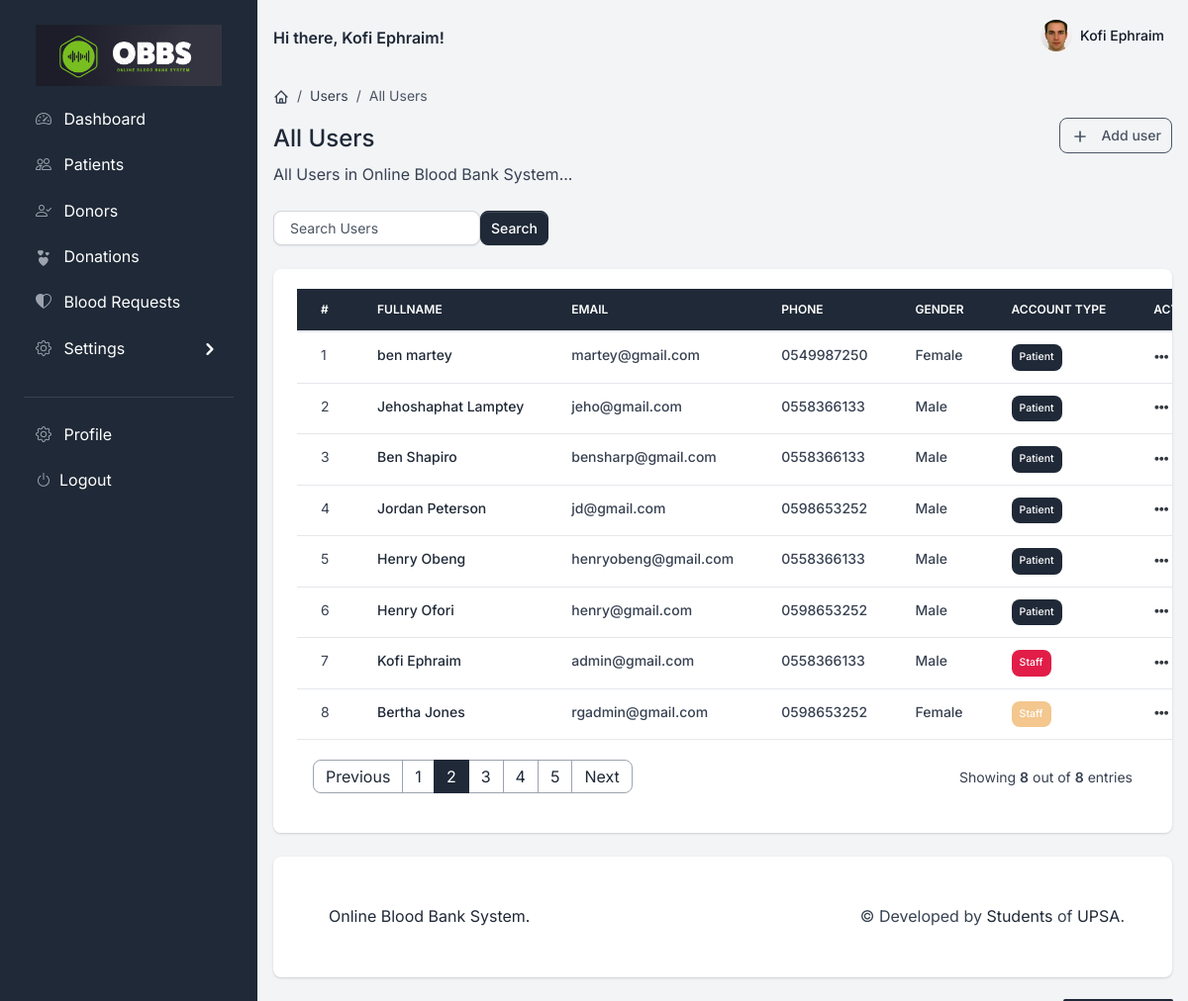
The app's page /dashboard/users/ (signed in) with its own data.
### accounts/models.py (models this page shows)
class User(AbstractBaseUser, PermissionsMixin):
    email = models.EmailField(max_length=255, unique=True)
    fullname = models.CharField(max_length=255, blank=True, null=True)
    phone = models.CharField(max_length=15, blank=True, null=True)
    gender = models.CharField(max_length=15, blank=True, null=True)
    profile_image = models.ImageField(
        upload_to='profile_images', blank=True, null=True)
    is_active = models.BooleanField(default=True)
    is_staff = models.BooleanField(default=False)
    is_superuser = models.BooleanField(default=False)
    is_patient = models.BooleanField(default=False)
    created_by_staff = models.BooleanField(default=False)
    created_at = models.DateTimeField(auto_now_add=True)
    def get_fullname(self):
        return self.fullname if self.fullname else self.email
    objects = AccountManager()
    USERNAME_FIELD = 'email'
    def get_user_type_color(self) -> str:
        if self.is_superuser:
            return 'danger'
        elif self.is_staff:
            return 'warning'
        else:
            return 'primary'
    def __str__(self):
        return self.get_fullname()
    class Meta:
        db_table = 'user'
        permissions = [
            ("view_profile", "Can view profile"),
            ("view_setting", "Can view setting"),
            ("change_profile", "Can update profile"),
            ("reset_password", "Can reset password"),
            ("add_user_to_group", "Can add user to group"),
            ("add_patient", "Can add patient"),
            ("change_patient", "Can update patient"),
            ("add_permission_to_user", "Can add permission to user"),
        ]

### dashboard/views/users.py (the view)
# urls.py: path("users/", views.UsersListView.as_view(), name="users"),
class UsersListView(PermissionRequiredMixin, View):
    permission_required = ['accounts.view_user']
    template = 'dashboard/users.html'
    def get(self, request, *args, **kwargs):
        users = User.objects.all().order_by('-id')
        context = {
            'users': users,
            'total_users': users.count(),
        }
        return render(request, self.template, context)

### dashboard/templates/dashboard/users.html (shortened to what this page needs)
{% extends "base/base.html" %}
{% load static %}
{% block content %}
<div class="d-flex justify-content-between flex-wrap flex-md-nowrap align-items-center py-4">
    <div class="d-block mb-4 mb-md-0">
        <nav aria-label="breadcrumb" class="d-none d-md-inline-block">
            <ol class="breadcrumb breadcrumb-dark breadcrumb-transparent">
                <li class="breadcrumb-item">
                    <a href="#">
                    </a>
                </li>
                <li class="breadcrumb-item"><a href="#">Users</a></li>
                <li class="breadcrumb-item active" aria-current="page">All Users</li>
            </ol>
        </nav>
        <h2 class="h4">All Users</h2>
        <p class="mb-0">All Users in Online Blood Bank System...</p>
    </div>
    {% if perms.accounts.add_user %}
    <div class="btn-toolbar mb-2 mb-md-0">
        <div class="btn-user ms-2 ms-lg-3">
            <a href="{% url 'dashboard:create_update_user' %}" class="btn btn-sm btn-outline-gray-600">
                <svg class="icon icon-xs me-2" fill="none" stroke="currentColor" viewBox="0 0 24 24"
                    xmlns="http://www.w3.org/2000/svg">
                    <path stroke-linecap="round" stroke-linejoin="round" stroke-width="2"
                        d="M12 6v6m0 0v6m0-6h6m-6 0H6">
                    </path>
                </svg>
                Add user
            </a>
        </div>
    </div>
    {% endif %}
</div>
<div class="table-settings mb-4">
    <div class="row align-items-center justify-content-between">
        {% if perms.accounts.view_user %}
        <div class="col col-md-6 col-lg-3 col-xl-4">
            <div class="input-user me-2 me-lg-3 fmxw-400">
                <form action="{% url 'dashboard:search_user' %}">
                    <div class="row">
                        <div class="col-9 mx-0" style="padding-right: 0;">
                            <input type="text" class="form-control" name="q" placeholder="Search Users">
                        </div>
                        <div class="col-3 mx-0" style="padding-left: 0;">
                            <span><button class="btn btn-sm btn-primary">Search</button></span>
                        </div>
                    </div>
                </form>
            </div>
        </div>
        {% endif %}
    </div>
</div>
<div class="card card-body border-0 shadow table-wrapper table-responsive">
    <table class="table table-hover">
        <thead class="table-dark">
            <tr>
                <th class="border-gray-200">#</th>
                <th class="border-gray-200">Fullname</th>
                <th class="border-gray-200">Email</th>
                <th class="border-gray-200">Phone</th>
                <th class="border-gray-200">Gender</th>
                <th class="border-gray-200">Account Type</th>
                <th class="border-gray-200">Action</th>
            </tr>
        </thead>
        <tbody>
            {% if users %}
            {% for user in users %}
            <tr>
                <td>
                    {{forloop.counter}}
                </td>
                <td>
                    <a href="#" class="fw-bold">
                        {{user.get_fullname}}
                    </a>
                </td>
                <td><span class="fw-bold">{{user.email}}</span></td>
                <td><span class="fw-bold">{{user.phone}}</span></td>
                <td><span class="fw-bold">{{user.gender}}</span></td>
                <td><span class="badge bg-{{user.get_user_type_color}} p-2 fw-bold">
                        {% if user.is_patient %} Patient {% elif user.is_staff %} Staff {% elif user.is_superuser %}
                        Superuser {% else %} None {% endif %}
                    </span></td>
                <td>
                    <div class="btn-user">
                        <button class="btn btn-link text-dark dropdown-toggle dropdown-toggle-split m-0 p-0"
                            data-bs-toggle="dropdown" aria-haspopup="true" aria-expanded="false">
                            <span class="icon icon-sm">
                                <span class="fas fa-ellipsis-h icon-dark"></span>
                            </span>
                        </button>
                    </div>
                </td>
            </tr>
            {% endfor %}
            {% else %}
            <tr>
                <td colspan="7">
                    <p class="text-center">No User Added Yet</p>
                </td>
            </tr>
            {% endif %}
        </tbody>
    </table>
    <div class="card-footer px-3 border-0 d-flex flex-column flex-lg-row align-items-center justify-content-between">
        <nav aria-label="Page navigation example">
            <ul class="pagination mb-0">
                <li class="page-item">
                    <a class="page-link" href="#">Previous</a>
                </li>
                <li class="page-item">
                    <a class="page-link" href="#">1</a>
                </li>
                <li class="page-item active">
                    <a class="page-link" href="#">2</a>
                </li>
                <li class="page-item">
                    <a class="page-link" href="#">3</a>
                </li>
                <li class="page-item">
                    <a class="page-link" href="#">4</a>
                </li>
                <li class="page-item">
                    <a class="page-link" href="#">5</a>
                </li>
                <li class="page-item">
                    <a class="page-link" href="#">Next</a>
                </li>
            </ul>
        </nav>
        <div class="fw-normal small mt-4 mt-lg-0">Showing <b>{{total_users}}</b> out of
            <b>{{total_users}}</b>
            entries</div>
    </div>
</div>
{% endblock content %}

### dashboard/templates/includes/navigation.html (shortened to what this page needs)
{% load static %}
<nav class="navbar navbar-top navbar-expand navbar-dashboard navbar-dark ps-0 pe-2 pb-0">
  <div class="container-fluid px-0">
    <div class="d-flex justify-content-between w-100" id="navbarSupportedContent">
      <div class="d-flex align-items-center text-primary">
        <b>Hi there, {{request.user.get_fullname}}!</b>
      </div>
      <ul class="navbar-nav align-items-center">
        <li class="nav-item dropdown ms-lg-3">
          <a class="nav-link dropdown-toggle pt-1 px-0" href="#" role="button" data-bs-toggle="dropdown"
            aria-expanded="false">
            <div class="media d-flex align-items-center">
              <img class="avatar rounded-circle"
                src="{% if request.user.profile_image %} {{ request.user.profile_image.url }} {% else %} {% static '/assets/img/team/profile-picture-3.jpg' %} {% endif %} "
                class="avatar-xl rounded-circle mx-auto mt-n7 mb-4" alt="Neil Portrait">
              <div class="media-body ms-2 text-dark align-items-center d-none d-lg-block">
                <span class="mb-0 font-small fw-bold text-gray-900">
                  {% if request.user.get_fullname %}
                  <strong>{{ request.user.get_fullname }}</strong>
                  {% else %}
                  <strong>Guest</strong>
                  {% endif %}
                </span>
              </div>
            </div>
          </a>
        </li>
      </ul>
    </div>
  </div>
</nav>

### records on screen
User: user.get_fullname "Kofi Ephraim", profile_image (picture), get_fullname "Kofi Ephraim", email "admin@gmail.com", phone "0558366133", gender "Male", is_patient "Staff"
User: get_fullname "ben martey", email "martey@gmail.com", phone "0549987250", gender "Female", is_patient "Patient"
User: get_fullname "Jehoshaphat Lamptey", email "jeho@gmail.com", phone "0558366133", gender "Male", is_patient "Patient"
User: get_fullname "Ben Shapiro", email "bensharp@gmail.com", phone "0558366133", gender "Male", is_patient "Patient"
User: get_fullname "Jordan Peterson", email "jd@gmail.com", phone "0598653252", gender "Male", is_patient "Patient"
User: get_fullname "Henry Obeng", email "henryobeng@gmail.com", phone "0558366133", gender "Male", is_patient "Patient"
User: get_fullname "Henry Ofori", email "henry@gmail.com", phone "0598653252", gender "Male", is_patient "Patient"
User: get_fullname "Bertha Jones", email "rgadmin@gmail.com", phone "0598653252", gender "Female", is_patient "Staff"

### other values on screen
{{ total_users }} "8"
